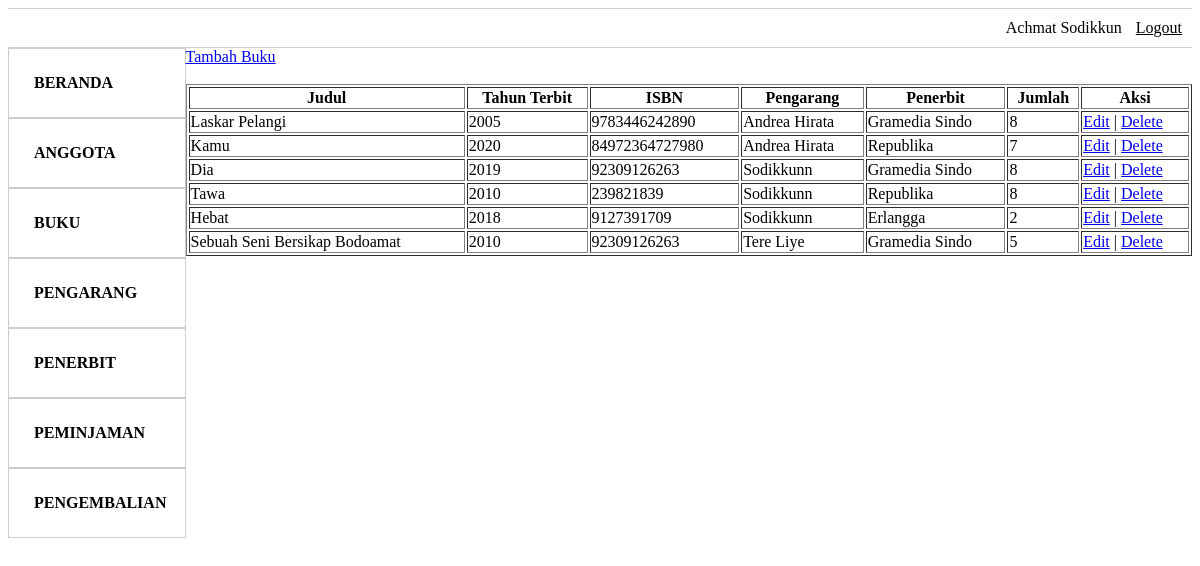
Screenshot of /admin/buku.php (signed in) with the database file from the repository.
### tables this page shows
CREATE TABLE `petugas` (
  `id` int(11) NOT NULL,
  `username` varchar(45) DEFAULT NULL,
  `password` varchar(45) DEFAULT NULL,
  `nama_petugas` varchar(100) DEFAULT NULL,
  `telp_petugas` varchar(12) DEFAULT NULL,
  `alamat_petugas` tinytext DEFAULT NULL
);

CREATE TABLE `buku` (
  `id_buku` int(11) NOT NULL,
  `judul` varchar(100) DEFAULT NULL,
  `tahun_terbit` int(11) DEFAULT NULL,
  `jumlah` int(11) DEFAULT NULL,
  `isbn` varchar(45) DEFAULT NULL,
  `pengarang_id` int(11) NOT NULL,
  `penerbit_id` int(11) NOT NULL
);

CREATE TABLE `pengarang` (
  `id_pengarang` int(11) NOT NULL,
  `nama_pengarang` varchar(100) DEFAULT NULL,
  `alamat_pengarang` tinytext DEFAULT NULL,
  `telp_pengarang` varchar(12) DEFAULT NULL
);

CREATE TABLE `penerbit` (
  `id_penerbit` int(11) NOT NULL,
  `nama_penerbit` varchar(100) DEFAULT NULL,
  `alamat_penerbit` tinytext DEFAULT NULL,
  `telp_penerbit` varchar(12) DEFAULT NULL
);

### admin/buku.php (the view, shortened to what this page needs)
<html>
<head>
</head>
 <?php
        include("../koneksi.php");
        $user = $_SESSION['username'];
        $data = mysqli_query($mysqli, "SELECT * FROM petugas WHERE username = '$user'");
        $tampil = mysqli_fetch_array($data);
?>
<body>
<ul class="menu">
 <li><?php echo $tampil['nama_petugas']; ?></li>
  <li><a href="../logout.php">Logout</a></li>
</ul>
<ul class="sidebar">
    <li><a href="index.php">Beranda</a></li>
    <li><a href="anggota.php">Anggota</a></li>
    <li><a href="buku.php">Buku</a></li>
    <li><a href="pengarang.php">Pengarang</a></li>
    <li><a href="penerbit.php">Penerbit</a></li>
    <li><a href="peminjaman.php">Peminjaman</a></li>
    <li><a href="pengembalian.php">Pengembalian</a></li>
  </ul>
  <div class= "tabel">
  <a href="tambah_buku.php">Tambah Buku</a><br/><br/>
    <table width='100%' border=1 align = center>
    <tr>
        <th>Judul</th> <th>Tahun Terbit</th> <th>ISBN</th> <th>Pengarang</th> <th>Penerbit</th> <th>Jumlah</th><th>Aksi</th>
    </tr>
    <?php
    $data = mysqli_query($mysqli, "SELECT * FROM((buku b INNER JOIN pengarang p ON b.pengarang_id = p.id_pengarang) INNER JOIN penerbit t ON b.penerbit_id = t.id_penerbit)");
    while($tampil = mysqli_fetch_array($data)) {
        echo "<tr>";
        echo "<td>".$tampil['judul']."</td>";
        echo "<td>".$tampil['tahun_terbit']."</td>";
        echo "<td>".$tampil['isbn']."</td>";
        echo "<td>".$tampil['nama_pengarang']."</td>";
        echo "<td>".$tampil['nama_penerbit']."</td>";
        echo "<td>".$tampil['jumlah']."</td>";
        echo "<td><a href='edit_buku.php?id=$tampil[id_buku]'>Edit</a> | <a href='delete_buku.php?id=$tampil[id_buku]'>Delete</a></td></tr>";
    }
    ?>
    </table>
</div>
</body>
</html>

### admin/buku.php (style rules this page uses)
.menu { border:1px solid #ccc; border-width:1px 0; list-style:none; margin:0; padding:0; text-align:right; }
.menu li { display:inline; }
.menu a { display:inline-block; padding:10px; color:black; }
.sidebar { margin:0; padding:0; height: 100vh; width: 15%; list-style: none; float: left; }
.sidebar li a { display: block; padding: 25px; text-decoration: none; color: black; font-weight: bold; text-transform: uppercase; border: 1px solid #ccc; }
.tabel { width: 85%; float: right; }

### rows the page displays
petugas: nama_petugas "Achmat Sodikkun"
buku: judul "Laskar Pelangi", tahun_terbit "2005", isbn "9783446242890", pengarang.nama_pengarang "Andrea Hirata", penerbit.nama_penerbit "Gramedia Sindo", jumlah "8"
buku: judul "Kamu", tahun_terbit "2020", isbn "84972364727980", pengarang.nama_pengarang "Andrea Hirata", penerbit.nama_penerbit "Republika", jumlah "7"
buku: judul "Dia", tahun_terbit "2019", isbn "92309126263", pengarang.nama_pengarang "Sodikkunn", penerbit.nama_penerbit "Gramedia Sindo", jumlah "8"
buku: judul "Tawa", tahun_terbit "2010", isbn "239821839", pengarang.nama_pengarang "Sodikkunn", penerbit.nama_penerbit "Republika", jumlah "8"
buku: judul "Hebat", tahun_terbit "2018", isbn "9127391709", pengarang.nama_pengarang "Sodikkunn", penerbit.nama_penerbit "Erlangga", jumlah "2"
buku: judul "Sebuah Seni Bersikap Bodoamat", tahun_terbit "2010", isbn "92309126263", pengarang.nama_pengarang "Tere Liye", penerbit.nama_penerbit "Gramedia Sindo", jumlah "5"
